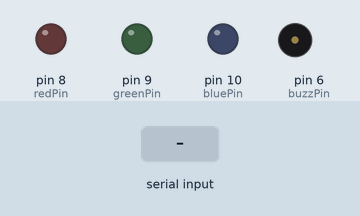
Bench run of a sketch on a simulated Arduino Uno, built with avr-gcc and run on an emulated ATmega328P. Parts: output pins drawn as LEDs (lit = HIGH), buzzer (waves = sounding, pin HIGH). Dashed ring = blinking. The inputs (shaded band) are chosen by the test bench. What the sketch prints to the serial monitor is not drawn.

Above: at 1.2 s.
1.3 s: "90,45\n" received over Serial
At 2.7 s:
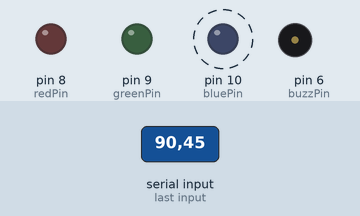
Timing chart, 0 to 10.3 s (numbered marks = the images above; inputs shaded):
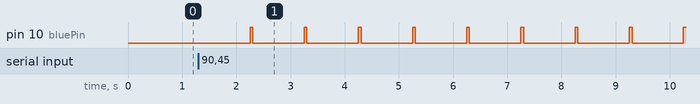

The sketch:

alarm.ino
```cpp
int redPin =  8;
int greenPin = 9;
int bluePin = 10;
int buzzPin = 6;
int waitTime;
String msg = "How long till alarm? ";

int potPin = A1;
int potVal;
float buzzVal;

void setup() {
  // put your setup code here, to run once:
Serial.begin(9600);
pinMode(redPin, OUTPUT);
pinMode(greenPin, OUTPUT);
pinMode(bluePin, OUTPUT);
pinMode(buzzPin, OUTPUT);

pinMode(potPin, INPUT);

}

void loop() {
  // put your main code here, to run repeatedly:
Serial.println(msg);
while (Serial.available() == 0){

}
waitTime = Serial.parseInt();
for (int i = 0; i <= waitTime; i++) {
delay(950);
analogWrite(redPin,0);
    analogWrite(greenPin,0);
      analogWrite(bluePin,255);

    delay(50);
    analogWrite(redPin,0);
    analogWrite(greenPin,0);
      analogWrite(bluePin,0);
}

  for (int i = 0; i <= 4; i++) {

  analogWrite(redPin,255);
    analogWrite(greenPin,0);
      analogWrite(bluePin,255);

    digitalWrite(buzzPin, HIGH);
    delay(250);
    digitalWrite(buzzPin,LOW);
    analogWrite(redPin,0);
    analogWrite(greenPin,0);
      analogWrite(bluePin,255);
      delay(250);
  }
    analogWrite(redPin,0);
    analogWrite(greenPin,0);
      analogWrite(bluePin,0);
  }
```

Measured:
- after the input at 1.3 s, pin 10 (bluePin): alternates HIGH for 0.05 s and LOW for 0.95 s, starting after 0.95 s
